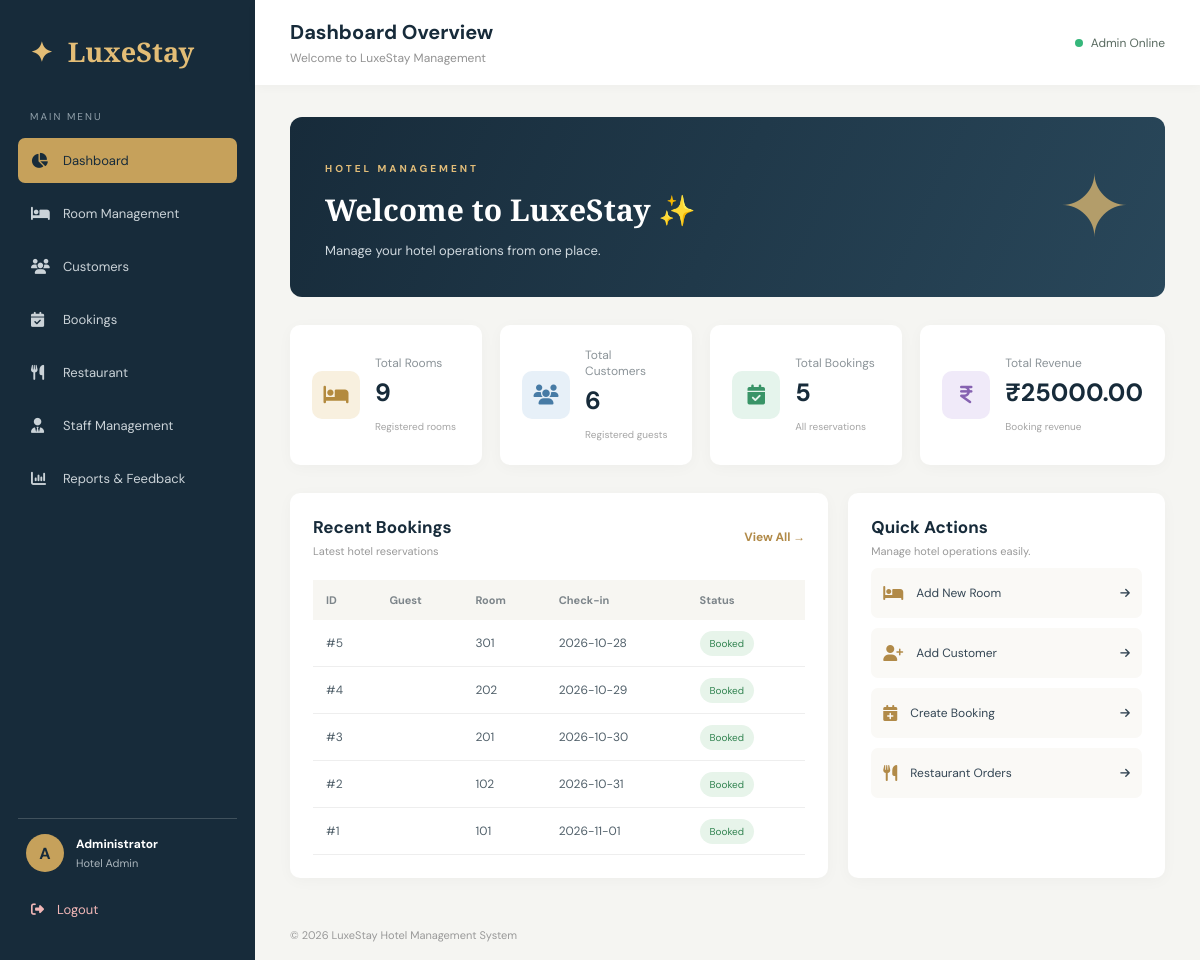
The page /dashboard (signed in) on the database its author committed.
### tables this page shows
CREATE TABLE bookings (
            id INTEGER PRIMARY KEY AUTOINCREMENT,
            customer_id INTEGER NOT NULL,
            room_id INTEGER NOT NULL,
            check_in TEXT NOT NULL,
            check_out TEXT NOT NULL,
            total_amount REAL NOT NULL,
            status TEXT DEFAULT 'Booked',
            FOREIGN KEY(customer_id) REFERENCES customers(id),
            FOREIGN KEY(room_id) REFERENCES rooms(id)
        );

CREATE TABLE rooms (
            id INTEGER PRIMARY KEY AUTOINCREMENT,
            room_number TEXT UNIQUE NOT NULL,
            room_type TEXT NOT NULL,
            price REAL NOT NULL,
            status TEXT DEFAULT 'Available',
            description TEXT
        );

### app.py (the view)
@app.route("/dashboard")
@login_required
def dashboard():
    conn = get_db()
    rooms = conn.execute(
        "SELECT COUNT(*) FROM rooms"
    ).fetchone()[0]
    customers = conn.execute(
        "SELECT COUNT(*) FROM customers"
    ).fetchone()[0]
    bookings = conn.execute(
        "SELECT COUNT(*) FROM bookings"
    ).fetchone()[0]
    revenue = conn.execute("""
        SELECT COALESCE(SUM(total_amount), 0)
        FROM bookings
        WHERE status IN ('Booked', 'Checked-in', 'Completed')
    """).fetchone()[0]
    recent = conn.execute("""
        SELECT b.id,
               c.name AS customer_name,
               r.room_number,
               b.check_in,
               b.check_out,
               b.status
        FROM bookings b
        JOIN customers c ON b.customer_id = c.id
        JOIN rooms r ON b.room_id = r.id
        ORDER BY b.id DESC
        LIMIT 5
    """).fetchall()
    conn.close()
    return render_template(
        "dashboard.html",
        rooms=rooms,
        customers=customers,
        bookings=bookings,
        revenue=revenue,
        recent=recent
    )

### app.py (called while the page is built)
def login_required(route):
    @wraps(route)
    def wrapper(*args, **kwargs):
        if "admin" not in session:
            flash("Please login to continue.", "error")
            return redirect(url_for("login"))
        return route(*args, **kwargs)
    return wrapper

### database.py (called while the page is built)
def get_db():
    conn = sqlite3.connect(DB_PATH)
    conn.row_factory = sqlite3.Row
    conn.execute("PRAGMA foreign_keys = ON")
    return conn

### templates/dashboard.html (shortened to what this page needs)
{% extends "base.html" %}
{% block page_heading %}Dashboard Overview{% endblock %}
{% block content %}
<div class="welcome-banner">
    <div>
        <span class="welcome-label">HOTEL MANAGEMENT</span>
        <h1>Welcome to LuxeStay ✨</h1>
        <p>Manage your hotel operations from one place.</p>
    </div>
    <div class="welcome-icon">✦</div>
</div>
<div class="dashboard-cards">
    <div class="stat-card">
        <div class="stat-icon gold"><i class="fa-solid fa-bed"></i></div>
        <div>
            <p>Total Rooms</p>
            <h2>{{ rooms }}</h2>
            <small>Registered rooms</small>
        </div>
    </div>
    <div class="stat-card">
        <div class="stat-icon blue"><i class="fa-solid fa-users"></i></div>
        <div>
            <p>Total Customers</p>
            <h2>{{ customers }}</h2>
            <small>Registered guests</small>
        </div>
    </div>
    <div class="stat-card">
        <div class="stat-icon green"><i class="fa-solid fa-calendar-check"></i></div>
        <div>
            <p>Total Bookings</p>
            <h2>{{ bookings }}</h2>
            <small>All reservations</small>
        </div>
    </div>
    <div class="stat-card">
        <div class="stat-icon purple"><i class="fa-solid fa-indian-rupee-sign"></i></div>
        <div>
            <p>Total Revenue</p>
            <h2>₹{{ "%.2f"|format(revenue) }}</h2>
            <small>Booking revenue</small>
        </div>
    </div>
</div>
<div class="dashboard-grid">
    <div class="dashboard-panel">
        <div class="panel-heading">
            <div>
                <h3>Recent Bookings</h3>
                <p>Latest hotel reservations</p>
            </div>
            <a href="{{ url_for('bookings') }}">View All →</a>
        </div>
        <div class="table-responsive">
            <table class="data-table">
                <thead>
                    <tr>
                        <th>ID</th>
                        <th>Guest</th>
                        <th>Room</th>
                        <th>Check-in</th>
                        <th>Status</th>
                    </tr>
                </thead>
                <tbody>
                    {% for booking in recent %}
                    <tr>
                        <td>#{{ booking.id }}</td>
                        <td>{{ booking.name }}</td>
                        <td>{{ booking.room_number }}</td>
                        <td>{{ booking.check_in }}</td>
                        <td>
                            <span class="status-badge">{{ booking.status }}</span>
                        </td>
                    </tr>
                    {% else %}
                    <tr>
                        <td colspan="5" class="empty-state">
                            No bookings available yet.
                        </td>
                    </tr>
                    {% endfor %}
                </tbody>
            </table>
        </div>
    </div>
    <div class="dashboard-panel quick-panel">
        <h3>Quick Actions</h3>
        <p>Manage hotel operations easily.</p>
        <a href="{{ url_for('rooms') }}" class="quick-action">
            <i class="fa-solid fa-bed"></i>
            <span>Add New Room</span>
            <i class="fa-solid fa-arrow-right"></i>
        </a>
        <a href="{{ url_for('customers') }}" class="quick-action">
            <i class="fa-solid fa-user-plus"></i>
            <span>Add Customer</span>
            <i class="fa-solid fa-arrow-right"></i>
        </a>
        <a href="{{ url_for('bookings') }}" class="quick-action">
            <i class="fa-solid fa-calendar-plus"></i>
            <span>Create Booking</span>
            <i class="fa-solid fa-arrow-right"></i>
        </a>
        <a href="{{ url_for('restaurant') }}" class="quick-action">
            <i class="fa-solid fa-utensils"></i>
            <span>Restaurant Orders</span>
            <i class="fa-solid fa-arrow-right"></i>
        </a>
    </div>
</div>
{% endblock %}

### templates/base.html (shortened to what this page needs)
<!DOCTYPE html>
<html lang="en">
<head>
    <link rel="stylesheet"
          href="{{ url_for('static', filename='css/style.css') }}">
    <link rel="stylesheet"
          href="https://cdnjs.cloudflare.com/ajax/libs/font-awesome/6.5.0/css/all.min.css">
</head>
<body class="admin-body">
<div class="admin-layout">
    <aside class="sidebar" id="sidebar">
        <div class="brand">
            <span class="brand-icon">✦</span>
            <span>LuxeStay</span>
        </div>
        <p class="menu-heading">MAIN MENU</p>
        <nav class="sidebar-menu">
            <a href="{{ url_for('dashboard') }}"
               class="{% if request.endpoint == 'dashboard' %}active{% endif %}">
                <i class="fa-solid fa-chart-pie"></i>
                Dashboard
            </a>
            <a href="{{ url_for('rooms') }}"
               class="{% if request.endpoint == 'rooms' %}active{% endif %}">
                <i class="fa-solid fa-bed"></i>
                Room Management
            </a>
            <a href="{{ url_for('customers') }}"
               class="{% if request.endpoint == 'customers' %}active{% endif %}">
                <i class="fa-solid fa-users"></i>
                Customers
            </a>
            <a href="{{ url_for('bookings') }}"
               class="{% if request.endpoint == 'bookings' %}active{% endif %}">
                <i class="fa-solid fa-calendar-check"></i>
                Bookings
            </a>
            <a href="{{ url_for('restaurant') }}"
               class="{% if request.endpoint == 'restaurant' %}active{% endif %}">
                <i class="fa-solid fa-utensils"></i>
                Restaurant
            </a>
            <a href="{{ url_for('staff') }}"
               class="{% if request.endpoint == 'staff' %}active{% endif %}">
                <i class="fa-solid fa-user-tie"></i>
                Staff Management
            </a>
            <a href="{{ url_for('reports') }}"
               class="{% if request.endpoint == 'reports' %}active{% endif %}">
                <i class="fa-solid fa-chart-column"></i>
                Reports & Feedback
            </a>
        </nav>
        <div class="sidebar-bottom">
            <div class="admin-profile">
                <div class="profile-avatar">A</div>
                <div>
                    <strong>Administrator</strong>
                    <small>Hotel Admin</small>
                </div>
            </div>
            <a href="{{ url_for('logout') }}" class="logout-link">
                <i class="fa-solid fa-right-from-bracket"></i>
                Logout
            </a>
        </div>
    </aside>
    <main class="main-content">
        <header class="topbar">
            <div>
                <h3>{% block page_heading %}Dashboard{% endblock %}</h3>
                <p>Welcome to LuxeStay Management</p>
            </div>
            <div class="topbar-right">
                <span class="online-dot"></span>
                <span>Admin Online</span>
            </div>
        </header>
        <section class="page-content">
            {% block content %}{% endblock %}
        </section>
        <footer class="admin-footer">
            © 2026 LuxeStay Hotel Management System
        </footer>
    </main>
</div>
</body>
</html>

### rows shown on the page
bookings: id "5", room_number "301", check_in "2026-10-28", status "Booked"
bookings: id "4", room_number "202", check_in "2026-10-29", status "Booked"
bookings: id "3", room_number "201", check_in "2026-10-30", status "Booked"
bookings: id "2", room_number "102", check_in "2026-10-31", status "Booked"
bookings: id "1", room_number "101", check_in "2026-11-01", status "Booked"

### other values the page prints
{{ rooms }} "9"
{{ customers }} "6"
{{ bookings }} "5"
{{ "%.2f"|format(revenue) }} "25000.00"
